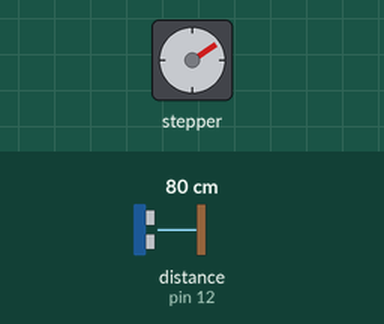
This sketch was run on a simulated Arduino Uno, built with avr-gcc and run on an emulated ATmega328P. Parts: stepper motor. Wiring (inferred from the names in the program): ultrasonic range finder: trigger pin 13; echo pin 12. Inputs (shaded band) come from the test bench; at power-on: distance to the obstacle (sensor on pin 12) 80 cm. The echo pulse lasts 58.3 µs per cm; stepper angles assume 2048 steps per turn.

Above: at 4.8 s.
4.9 s: distance to the obstacle (sensor on pin 12) set to 13 cm
At 5.12 s:
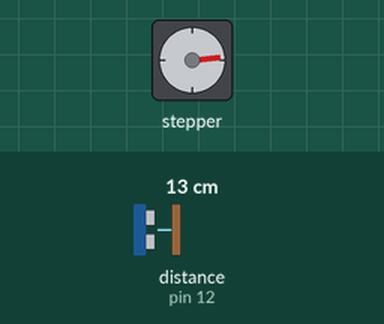
9.9 s: distance to the obstacle (sensor on pin 12) set to 10 cm
At 12.6 s:
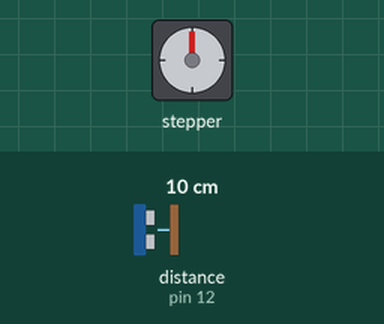
14.9 s: distance to the obstacle (sensor on pin 12) set to 18 cm
At 15.37 s:
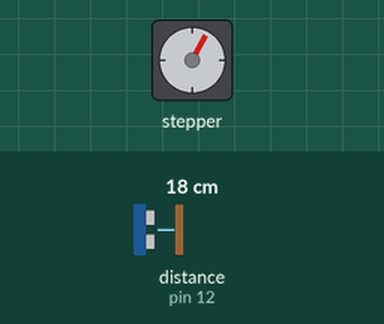
Timing chart, 0 to 81.8 s (numbered marks = the images above; inputs shaded):
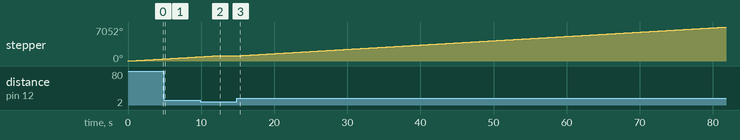

Measured:
- the behaviour switches between 12 and 11 cm on distance to the obstacle (sensor on pin 12) (found by bisection; images 1 and 2)
- after the input at 9.9 s, stepper: goes on until 12.1 s, then stays 1080°
- after the input at 14.9 s, stepper: keeps turning clockwise at about 89°/s, starting at once

The sketch:

stepper_ultrasonic.ino
```cpp
/*
 Stepper Motor Control - one step at a time

 This program drives a unipolar or bipolar stepper motor.
 The motor is attached to digital pins 8 - 11 of the Arduino.

 The motor will step one step at a time, very slowly.  You can use this to
 test that you've got the four wires of your stepper wired to the correct
 pins. If wired correctly, all steps should be in the same direction.

 Use this also to count the number of steps per revolution of your motor,
 if you don't know it.  Then plug that number into the oneRevolution
 example to see if you got it right.

 Created 30 Nov. 2009
 by Tom Igoe

 */

#include <Stepper.h>

const int stepsPerRevolution = 2048;  // change this to fit the number of steps per revolution
// for your motor

// initialize the stepper library on pins 8 through 11:
Stepper myStepper(stepsPerRevolution, 8, 9, 10, 11);

int stepCount = 0;         // number of steps the motor has taken

// defines pins numbers
const int trigPin = 13;
const int echoPin = 12;

// defines variables
long duration;
int distance;

void setup() {
  // initialize the serial port:
  pinMode(trigPin, OUTPUT); // Sets the trigPin as an Output
  pinMode(echoPin, INPUT); // Sets the echoPin as an Input
  Serial.begin(9600);
  myStepper.setSpeed(15);
}

void loop() {
  // Clears the trigPin
  digitalWrite(trigPin, LOW);
  delayMicroseconds(2);
  // Sets the trigPin on HIGH state for 10 micro seconds
  digitalWrite(trigPin, HIGH);
  delayMicroseconds(10);
  digitalWrite(trigPin, LOW);
  // Reads the echoPin, returns the sound wave travel time in microseconds
  duration = pulseIn(echoPin, HIGH);
  // Calculating the distance
  distance = duration*0.034/2;
  // myStepper.step(1);
  if(distance>10){
    myStepper.step(stepsPerRevolution);
  }
}
```
